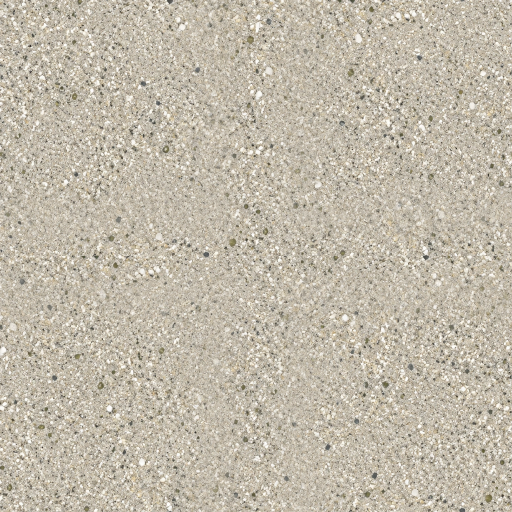
#> input picture artifacts/imagegen/saltcrown-shore-ground-albedo-1024.webp, 1024 x 1024 px (shown at 1/2 size)
$ python -i prepare_imagegen_material.py   (imports and definitions only)
#> lines starting #> are read from the running program, lines starting #| are printed output that depends on the picture
#!/usr/bin/env python3

from __future__ import annotations

import argparse
import math
from pathlib import Path

from PIL import Image, ImageChops, ImageFilter, ImageOps

from derive_material_maps import derive_normal, derive_roughness


# [44 lines left out: functions parse_args, make_periodic, periodic_blur, not called in this run]


def seam_delta(image: Image.Image) -> tuple[float, float]:
    rgb = image.convert("RGB")
    left = rgb.crop((0, 0, 1, rgb.height))
    right = rgb.crop((rgb.width - 1, 0, rgb.width, rgb.height))
    top = rgb.crop((0, 0, rgb.width, 1))
    bottom = rgb.crop((0, rgb.height - 1, rgb.width, rgb.height))
    horizontal = sum(ImageChops.difference(left, right).convert("L").get_flattened_data()) / rgb.height
    vertical = sum(ImageChops.difference(top, bottom).convert("L").get_flattened_data()) / rgb.width
    return horizontal, vertical


# [88 lines left out: functions internal_delta, optimize_periodic_boundary, main, not called in this run]


# [2 lines not run here, left out]

>>> import cv2
>>> picture = cv2.imread('../artifacts/imagegen/saltcrown-shore-ground-albedo-1024.webp', cv2.IMREAD_GRAYSCALE)
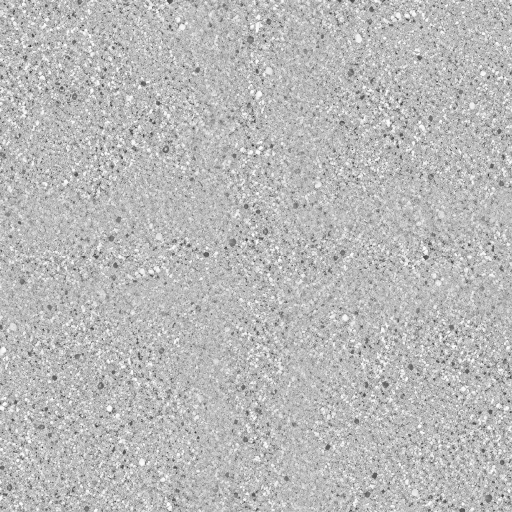
#> picture: shape (1024, 1024) (shown at 1/2 size); min 21, max 255, mean 185.8
#> (the run stopped early here; a loop or call above may not have finished)
